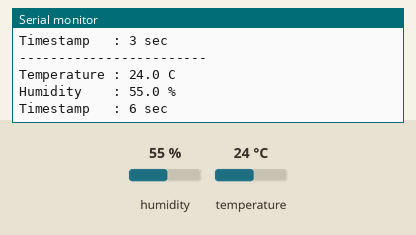
Simulated run of this sketch. Board: ESP32. Parts: the last lines printed to the serial monitor. The inputs (shaded band) are chosen by the test bench; at power-on: humidity 55 %, temperature 24 °C. Nothing arrives over Bluetooth unless stated; a phone connects over Bluetooth LE 3 s after start.

Above: at 6.8 s.
6.9 s: humidity set to 22 %
At 9.6 s:
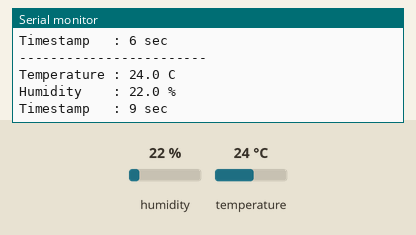
11.4 s: temperature set to 12 °C
At 13.1 s:
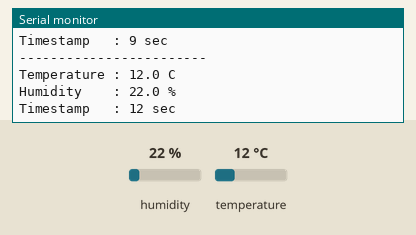
15.9 s: humidity set to 40 %
At 18.9 s:
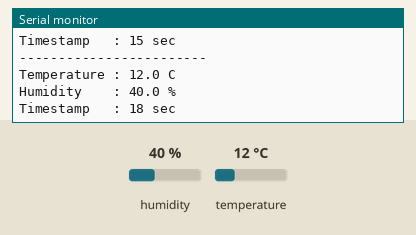
Timing chart, 0 to 20.4 s (numbered marks = the images above; inputs shaded):
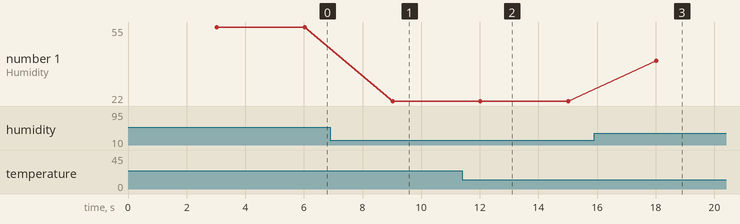

The sketch:

ble_sensor.ino
```cpp
/*
  Bluetooth Sensor Dashboard (ESP32 BLE)
  Author - Rajan Nanda
  Date - 7-7-2026

  Broadcast DHT11 data every 3 seconds using BLE.

  BLE Service:
    Environmental Sensor Service

  Characteristics:
    Temperature
    Humidity
    Timestamp

  Compatible Apps:
    - nRF Connect
    - LightBlue
*/

#include <BLEDevice.h>
#include <BLEServer.h>
#include <BLEUtils.h>
#include <BLE2902.h>

#include <DHT.h>

#define DHTPIN 4
#define DHTTYPE DHT11

DHT dht(DHTPIN, DHTTYPE);

// Custom UUIDs
#define SERVICE_UUID        "12345678-1234-1234-1234-123456789000"
#define TEMP_UUID           "12345678-1234-1234-1234-123456789001"
#define HUM_UUID            "12345678-1234-1234-1234-123456789002"
#define TIME_UUID           "12345678-1234-1234-1234-123456789003"

BLECharacteristic *tempCharacteristic;
BLECharacteristic *humCharacteristic;
BLECharacteristic *timeCharacteristic;

unsigned long lastUpdate = 0;

void setup() {

  Serial.begin(115200);

  dht.begin();

  BLEDevice::init("ESP32 BLE Sensor");

  BLEServer *server = BLEDevice::createServer();

  BLEService *service = server->createService(SERVICE_UUID);

  tempCharacteristic = service->createCharacteristic(
      TEMP_UUID,
      BLECharacteristic::PROPERTY_READ |
      BLECharacteristic::PROPERTY_NOTIFY
  );

  humCharacteristic = service->createCharacteristic(
      HUM_UUID,
      BLECharacteristic::PROPERTY_READ |
      BLECharacteristic::PROPERTY_NOTIFY
  );

  timeCharacteristic = service->createCharacteristic(
      TIME_UUID,
      BLECharacteristic::PROPERTY_READ |
      BLECharacteristic::PROPERTY_NOTIFY
  );

  // Add Client Characteristic Configuration Descriptor (CCCD)
  tempCharacteristic->addDescriptor(new BLE2902());
  humCharacteristic->addDescriptor(new BLE2902());
  timeCharacteristic->addDescriptor(new BLE2902());

  // User Description Descriptors
  tempCharacteristic->addDescriptor(new BLEDescriptor(BLEUUID((uint16_t)0x2901)));
  humCharacteristic->addDescriptor(new BLEDescriptor(BLEUUID((uint16_t)0x2901)));
  timeCharacteristic->addDescriptor(new BLEDescriptor(BLEUUID((uint16_t)0x2901)));

  service->start();

  BLEAdvertising *advertising = BLEDevice::getAdvertising();
  advertising->addServiceUUID(SERVICE_UUID);
  advertising->start();

  Serial.println("BLE Sensor Started");
}

void loop() {

  if (millis() - lastUpdate >= 3000) {

    lastUpdate = millis();

    float temperature = dht.readTemperature();
    float humidity = dht.readHumidity();

    if (isnan(temperature) || isnan(humidity)) {
      Serial.println("Failed to read DHT11");
      return;
    }

    String tempValue = String(temperature, 1) + " C";
    String humValue = String(humidity, 1) + " %";
    String timeValue = String(millis() / 1000) + " sec";

    tempCharacteristic->setValue(tempValue.c_str());
    humCharacteristic->setValue(humValue.c_str());
    timeCharacteristic->setValue(timeValue.c_str());

    tempCharacteristic->notify();
    humCharacteristic->notify();
    timeCharacteristic->notify();

    Serial.println("------------------------");
    Serial.println("Temperature : " + tempValue);
    Serial.println("Humidity    : " + humValue);
    Serial.println("Timestamp   : " + timeValue);
  }
}
```

Measured:
- after the input at 6.9 s, the serial monitor: prints a new line after 2.1 s (image 1)
- after the input at 11.4 s, the serial monitor: prints a new line after 0.62 s (image 2)
- after the input at 15.9 s, the serial monitor: prints a new line after 2.1 s (image 3)
- plotted number 1: 55 → 22 after the input at 6.9 s, 22 → 40 after the input at 15.9 s
